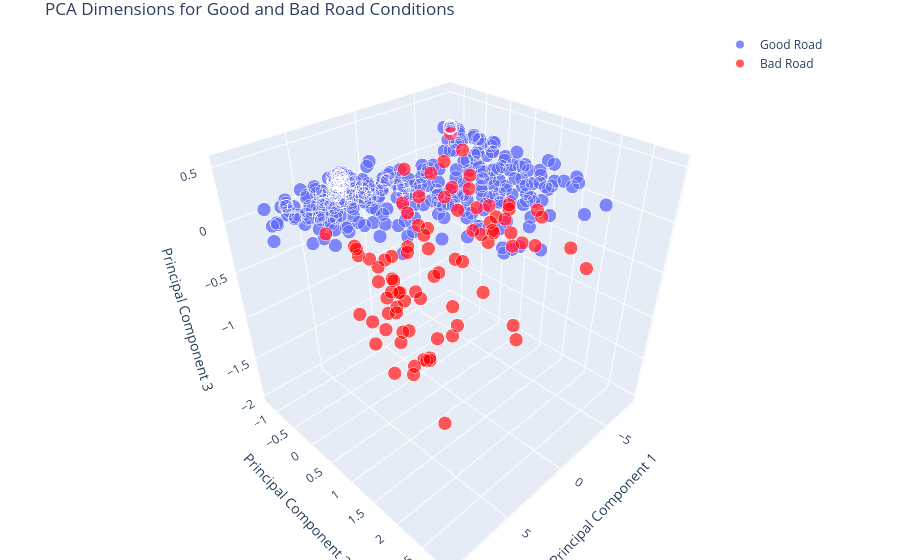

Write notebook code for a chart like this one.
### Markdown cell above
#### Visualizing 3 dimensions from PCA

### Code cell
goodRoadDFReduced = X_reduced[X_reduced['condition'] == 0]
badRoadDFReduced = X_reduced[X_reduced['condition'] == 1]

goodRoadPoints = go.Scatter3d(
    x=goodRoadDFReduced['V0'],
    y=goodRoadDFReduced['V1'],
    z=goodRoadDFReduced['V2'],
    name="Good Road",
    mode='markers',
    marker=dict(
        size=8,
        line=dict(
            color='rgba(217, 217, 217, 0.14)',
            width=0.5
        ),
        opacity=0.8
    )
)

badRoadPoints = go.Scatter3d(
    x=badRoadDFReduced['V0'],
    y=badRoadDFReduced['V1'],
    z=badRoadDFReduced['V2'],
    name="Bad Road",
    mode='markers',
    marker=dict(
        size=8,
        color='rgba(256,0,0,0.8)',
        line=dict(
            color='rgba(217, 217, 217, 0.14)',
            width=0.5
        ),
        opacity=0.8
    )
)

data = [goodRoadPoints, badRoadPoints]
layout = go.Layout(
    margin=dict(l=0, r=0, b=0, t=30),
    title="PCA Dimensions for Good and Bad Road Conditions",
    legend=dict(x=0.8, y=1),
    scene=go.Scene(
        xaxis=go.XAxis(title='Principal Component 1'),
        yaxis=go.YAxis(title='Principal Component 2'),
        zaxis=go.ZAxis(title='Principal Component 3')
    )
)
fig = go.Figure(data=data, layout=layout)
iplot(fig, filename='simple-3d-scatter')

### Figure 1 — Plotly figure (JSON) as saved in the notebook; plotly's stock layout.template omitted (floating-point values rounded to 4 significant figures; data arrays with more than 128 entries replaced by an {"elided": "..."} marker saying what was removed)
{"data": [{"marker": {"line": {"color": "rgba(217, 217, 217, 0.14)", "width": 0.5}, "opacity": 0.8, "size": 8}, "mode": "markers", "name": "Good Road", "type": "scatter3d", "x": {"elided": "373 float values"}, "y": {"elided": "373 float values"}, "z": {"elided": "373 float values"}}, {"marker": {"color": "rgba(256,0,0,0.8)", "line": {"color": "rgba(217, 217, 217, 0.14)", "width": 0.5}, "opacity": 0.8, "size": 8}, "mode": "markers", "name": "Bad Road", "type": "scatter3d", "x": [-1.812, 6.191, 3.959, -3.318, -2.305, 0.3467, 0.4441, -0.04304, -3.457, -7.103, -5.648, -6.6, -7.196, -7.056, -5.478, -4.902, -1.263, 0.7705, 0.6071, -5.787, -7.837, -2.514, 1.673, 3.065, 2.618, -3.892, 1.606, -2.285, -2.516, 2.189, -4.232, -3.689, -3.087, 2.088, 3.844, 1.731, -3.818, 2.297, -0.7991, 2.095, -1.944, 2.873, 3.803, 0.6866, -6.47, 0.07519, 3.553, 2.103, -3.008, -1.228, 1.418, 3.706, 3.145, -0.9973, 2.034, 1.94, 0.8736, -2.174, -3.33, -0.6316, 2.629, 4.239, 1.424, -3.278, -1.32, 1.625, 1.004, -0.9565, -2.557, -1.302, 1.441, 2.098, 1.958, 0.5648, -1.405, 3.638, 3.468, -1.858, -1.224, 2.504, -2.391, 2.749, -1.946, 3.574, 2.58, -4.633], "y": [2.413, -0.2001, 0.7904, 0.7321, 0.2974, -0.1195, -0.3605, -0.1222, 0.6086, -0.5672, -0.8147, -1.058, -0.757, -0.5397, -0.4576, -0.1948, 0.06566, -0.6266, 0.2705, 0.5243, -1.196, 0.9683, -0.05259, -0.01376, 1.398, 0.6629, 0.6156, 2.613, 1.501, 0.1297, 0.8891, -0.6454, 1.182, -0.1059, -0.08858, 2.146, 1.208, 0.3883, 1.103, -0.0188, 1.116, 1.25, 0.2969, -0.06794, 1.036, 0.7493, -0.5089, 0.5645, 0.4508, -0.1158, 0.00408, -0.4157, 0.5649, -0.5117, 0.5796, -0.07936, -0.5867, 0.9437, -0.08356, 0.1676, -0.2469, -0.1927, 1.067, -0.6369, 0.1032, -0.1317, -0.3717, -0.5254, -0.6412, -0.2205, -0.2609, -0.5952, -0.434, -0.1155, 1.095, -0.1247, -0.4183, 1.831, 1.765, 0.839, 1.256, 0.2478, 0.7499, 0.2879, 0.698, 1.43], "z": [0.0123, -0.03349, 0.3514, -0.247, -1.516, -1.998, -1.605, -1.05, -1.083, -0.373, -0.4473, -0.1378, 0.01972, -0.2124, -0.513, -1.033, -1.687, -1.418, -1.747, -0.401, 0.0956, -0.2501, -0.9125, -1.235, -0.07833, -0.3848, -1.519, -0.1545, -0.2194, -0.8168, -0.08136, -0.04964, -0.2319, -0.8913, -1.102, 0.1816, -1.33, -1.73, -0.1327, -1.11, -0.0229, -1.965, -0.7065, 0.3093, -0.6137, -0.9442, -1.174, -0.7568, -0.3854, -0.3955, -1.011, -0.3633, -1.042, -0.3079, -1.487, -0.7648, -0.7412, -0.3359, -0.06648, -0.8192, -0.7759, -0.3005, -1.069, -0.8869, -0.8452, -1.113, -0.6334, -0.6893, -0.2434, -0.4998, -0.8309, -0.654, -0.7083, -0.5488, 0.1076, -1.404, -0.4787, 0.2097, -1.094, -1.325, 0.05777, -1.328, -0.01852, -1.633, 0.05444, -0.1022]}], "layout": {"legend": {"x": 0.8, "y": 1}, "margin": {"b": 0, "l": 0, "r": 0, "t": 30}, "scene": {"xaxis": {"title": {"text": "Principal Component 1"}}, "yaxis": {"title": {"text": "Principal Component 2"}}, "zaxis": {"title": {"text": "Principal Component 3"}}}, "title": {"text": "PCA Dimensions for Good and Bad Road Conditions"}}}
